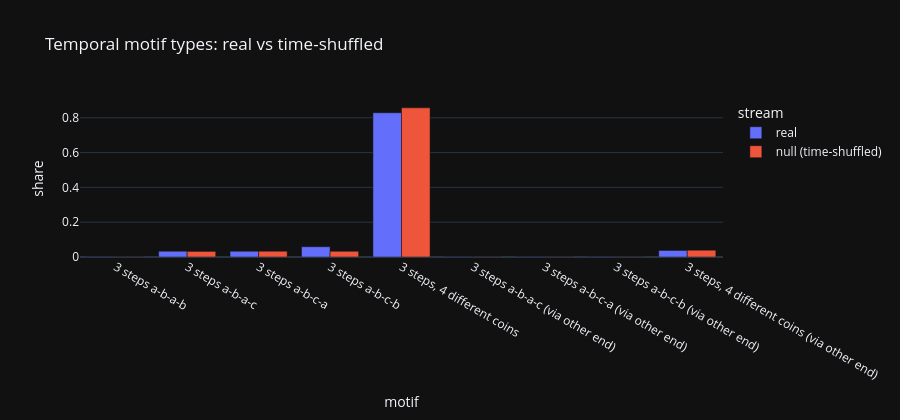

The code cell stored with this chart in its notebook:
### Markdown cell above
## 4. Why event-level explanations are weak for this model

Two diagnostics: how selective the TGN's attention is (normalised entropy 1 = perfectly uniform over the recent
events), and whether the motif types around real events differ from those in a time-shuffled stream (TempME's null
model). If attention is uniform and motifs look random, there is little for any event-level explainer to find.

### Code cell
print(f"TGN attention over recent events: normalised entropy {summary['attention_norm_entropy']:.4f}, "
      f"mean largest weight {summary['attention_mean_max']:.3f} (uniform over 10 events = 0.100)")
names = {0: "1 step", 1: "2 steps, back to start", 2: "2 steps, new coin", 3: "3 steps a-b-a-b", 4: "3 steps a-b-a-c",
         5: "3 steps a-b-c-a", 6: "3 steps a-b-c-b", 7: "3 steps, 4 different coins"}
m = motif.copy()
m["motif"] = [names[c % 8] + (" (via other end)" if c >= 8 else "") for c in m["category"]]
m = m[(m["real"] > 0.001) | (m["null (time-shuffled)"] > 0.001)]
fig = px.bar(m.melt(id_vars="motif", value_vars=["real", "null (time-shuffled)"], var_name="stream", value_name="share"),
             x="motif", y="share", color="stream", barmode="group", title="Temporal motif types: real vs time-shuffled")
fig.update_layout(height=420)
fig.show()

### Figure 1 — Plotly figure (JSON) as saved in the notebook; plotly's stock layout.template omitted (floating-point values rounded to 4 significant figures)
{"data": [{"alignmentgroup": "True", "hovertemplate": "stream=real<br>motif=%{x}<br>share=%{y}<extra></extra>", "legendgroup": "real", "marker": {"color": "#636efa", "pattern": {"shape": ""}}, "name": "real", "offsetgroup": "real", "orientation": "v", "showlegend": true, "textposition": "auto", "type": "bar", "x": ["3 steps a-b-a-b", "3 steps a-b-a-c", "3 steps a-b-c-a", "3 steps a-b-c-b", "3 steps, 4 different coins", "3 steps a-b-a-c (via other end)", "3 steps a-b-c-a (via other end)", "3 steps a-b-c-b (via other end)", "3 steps, 4 different coins (via other end)"], "xaxis": "x", "y": [0.002261, 0.03324, 0.03316, 0.05912, 0.8286, 0.001498, 0.001405, 0.002836, 0.03773], "yaxis": "y"}, {"alignmentgroup": "True", "hovertemplate": "stream=null (time-shuffled)<br>motif=%{x}<br>share=%{y}<extra></extra>", "legendgroup": "null (time-shuffled)", "marker": {"color": "#EF553B", "pattern": {"shape": ""}}, "name": "null (time-shuffled)", "offsetgroup": "null (time-shuffled)", "orientation": "v", "showlegend": true, "textposition": "auto", "type": "bar", "x": ["3 steps a-b-a-b", "3 steps a-b-a-c", "3 steps a-b-c-a", "3 steps a-b-c-b", "3 steps, 4 different coins", "3 steps a-b-a-c (via other end)", "3 steps a-b-c-a (via other end)", "3 steps a-b-c-b (via other end)", "3 steps, 4 different coins (via other end)"], "xaxis": "x", "y": [0.001158, 0.0322, 0.03314, 0.03284, 0.8571, 0.001514, 0.001503, 0.001419, 0.03909], "yaxis": "y"}], "layout": {"barmode": "group", "height": 420, "legend": {"title": {"text": "stream"}, "tracegroupgap": 0}, "title": {"text": "Temporal motif types: real vs time-shuffled"}, "xaxis": {"anchor": "y", "domain": [0.0, 1.0], "title": {"text": "motif"}}, "yaxis": {"anchor": "x", "domain": [0.0, 1.0], "title": {"text": "share"}}}}
